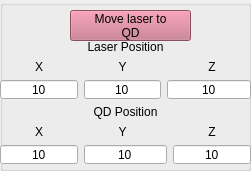
         <widget class="QGroupBox" name="groupBox_7">
          <property name="geometry">
           <rect>
            <x>860</x>
            <y>330</y>
            <width>251</width>
            <height>171</height>
           </rect>
          </property>
          <property name="title">
           <string/>
          </property>
          <widget class="QWidget" name="layoutWidget">
           <property name="geometry">
            <rect>
             <x>0</x>
             <y>40</y>
             <width>251</width>
             <height>124</height>
            </rect>
           </property>
           <layout class="QGridLayout" name="gridLayout_34">
            <item row="1" column="0">
             <widget class="QLabel" name="label_125">
              <property name="text">
               <string>X</string>
              </property>
              <property name="alignment">
               <set>Qt::AlignCenter</set>
              </property>
             </widget>
            </item>
            <item row="2" column="2" colspan="2">
             <widget class="QLineEdit" name="laser_z">
              <property name="text">
               <string>10</string>
              </property>
              <property name="alignment">
               <set>Qt::AlignCenter</set>
              </property>
             </widget>
            </item>
            <item row="2" column="0">
             <widget class="QLineEdit" name="QD_x">
              <property name="text">
               <string>10</string>
              </property>
              <property name="alignment">
               <set>Qt::AlignCenter</set>
              </property>
             </widget>
            </item>
            <item row="5" column="0">
             <widget class="QLineEdit" name="QD_x_2">
              <property name="text">
               <string>10</string>
              </property>
              <property name="alignment">
               <set>Qt::AlignCenter</set>
              </property>
             </widget>
            </item>
            <item row="5" column="1" colspan="2">
             <widget class="QLineEdit" name="QD_y">
              <property name="text">
               <string>10</string>
              </property>
              <property name="alignment">
               <set>Qt::AlignCenter</set>
              </property>
             </widget>
            </item>
            <item row="5" column="3">
             <widget class="QLineEdit" name="QD_z">
              <property name="text">
               <string>10</string>
              </property>
              <property name="alignment">
               <set>Qt::AlignCenter</set>
              </property>
             </widget>
            </item>
            <item row="2" column="1">
             <widget class="QLineEdit" name="laser_y">
              <property name="text">
               <string>10</string>
              </property>
              <property name="alignment">
               <set>Qt::AlignCenter</set>
              </property>
             </widget>
            </item>
            <item row="1" column="1">
             <widget class="QLabel" name="label_126">
              <property name="text">
               <string>Y</string>
              </property>
              <property name="alignment">
               <set>Qt::AlignCenter</set>
              </property>
             </widget>
            </item>
            <item row="1" column="3">
             <widget class="QLabel" name="label_127">
              <property name="text">
               <string>Z</string>
              </property>
              <property name="alignment">
               <set>Qt::AlignCenter</set>
              </property>
             </widget>
            </item>
            <item row="4" column="0">
             <widget class="QLabel" name="label_128">
              <property name="text">
               <string>X</string>
              </property>
              <property name="alignment">
               <set>Qt::AlignCenter</set>
              </property>
             </widget>
            </item>
            <item row="4" column="1">
             <widget class="QLabel" name="label_129">
              <property name="text">
               <string>Y</string>
              </property>
              <property name="alignment">
               <set>Qt::AlignCenter</set>
              </property>
             </widget>
            </item>
            <item row="4" column="3">
             <widget class="QLabel" name="label_130">
              <property name="text">
               <string>Z</string>
              </property>
              <property name="alignment">
               <set>Qt::AlignCenter</set>
              </property>
             </widget>
            </item>
            <item row="0" column="0" colspan="4">
             <widget class="QLabel" name="label_120">
              <property name="text">
               <string>Laser Position</string>
              </property>
              <property name="alignment">
               <set>Qt::AlignCenter</set>
              </property>
             </widget>
            </item>
            <item row="3" column="0" colspan="4">
             <widget class="QLabel" name="label_122">
              <property name="text">
               <string>QD Position</string>
              </property>
              <property name="alignment">
               <set>Qt::AlignCenter</set>
              </property>
             </widget>
            </item>
           </layout>
          </widget>
          <widget class="QPushButton" name="laser_to_qd_button">
           <property name="geometry">
            <rect>
             <x>70</x>
             <y>10</y>
             <width>121</width>
             <height>31</height>
            </rect>
           </property>
           <property name="styleSheet">
            <string notr="true">background-color: rgb(196, 110, 133)</string>
           </property>
           <property name="text">
            <string>Move laser to
QD</string>
           </property>
          </widget>
         </widget>
